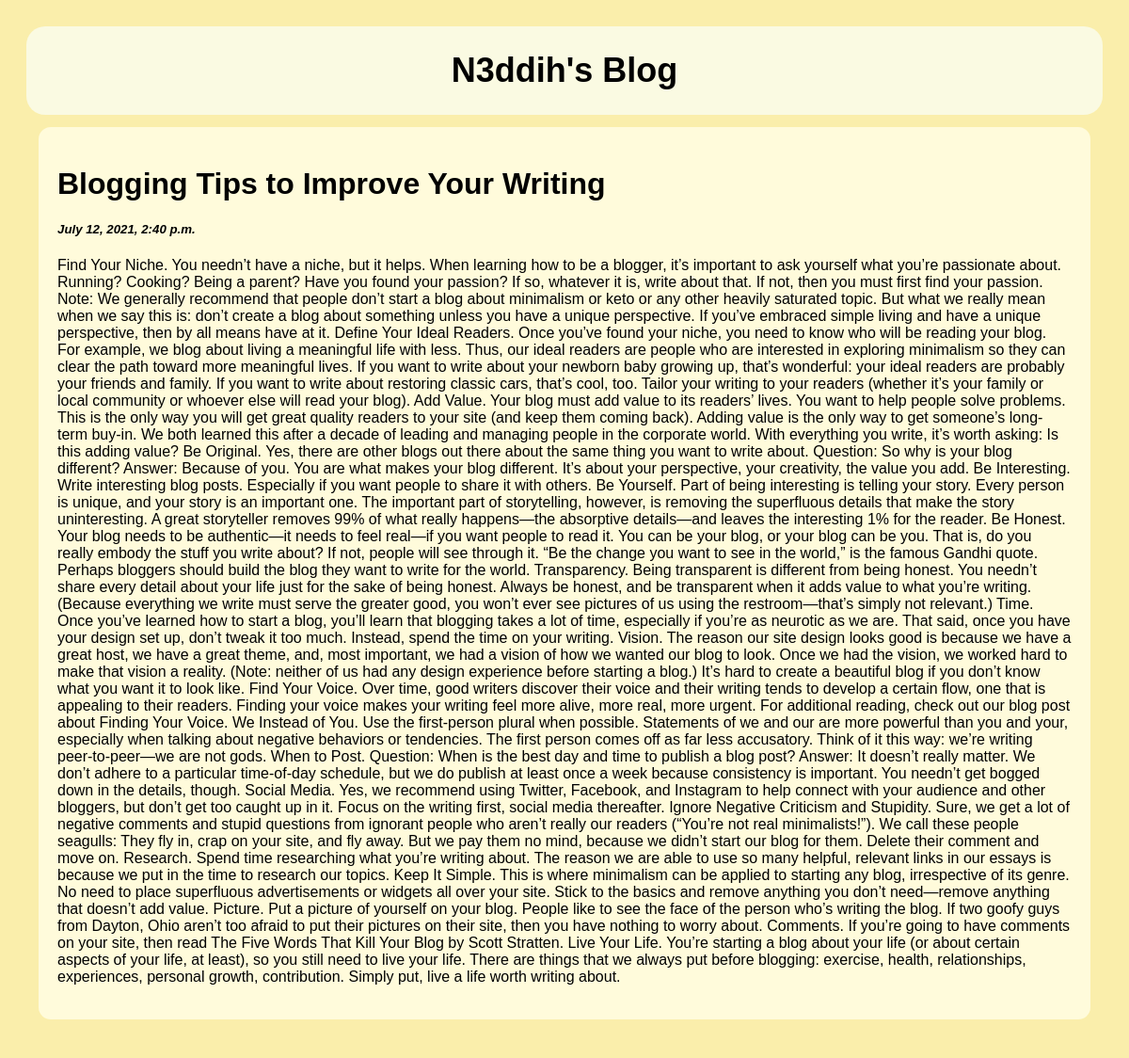
Screenshot of /post/2 with the database file from the repository.
### posts/models.py (models this page shows)
class Post(models.Model):
	title = models.CharField(max_length=100)
	body = models.CharField(max_length=1000000)
	created_at = models.DateTimeField(default=datetime.now, blank=True)

### posts/views.py (the view)
# urls.py: path('post/<int:id>', views.post, name='post'),
def post(request, id):
	post = Post.objects.get(id=id)
	return render(request, 'post.html', {'post' : post})

### template/post.html (shortened to what this page needs)
<!DOCTYPE html>
<html lang="en">
<head>
</head>
<body>
	<div class="header">
		<a href="/"  style="text-decoration: none; color: black;">
			<h1>N3ddih's Blog</h1>
		</a>
	</div>
	<div class="row">
		<div class="leftcolumn">
			<div class="card">
				<h1>{{post.title}}</h1>
				<h5 style="font-style: italic;">{{post.created_at}}</h5>
				<p>{{post.body}}</p>
			</div>
		</div>
	</div>
</body>
</html>

### template/post.html (style rules this page uses)
* { box-sizing: border-box; }
body { font-family: Arial, Helvetica, sans-serif; padding: 20px; background: #faeeab; }
.header { border-radius: 20px; padding: 2px; font-size: 18px; text-align: center; background: #fafae2; }
.leftcolumn { float: left; width: 100%; }
.card { border-radius: 13px; background-color: #fffbdb; padding: 20px; margin: 13px; }
.row:after { content: ""; display: table; clear: both; }

### rows the page displays
Post: title "Blogging Tips to Improve Your Writing", created_at "July 12, 2021, 2:40 p.m.", body "Find Your Niche. You needn’t have a niche, but it helps. When learning how to be a blogger, it’s important to ask yourself what you’re passionate about. Running? Cooking? Being a parent? Have you found your passion? If so, whatever it is, write about that. If not, then you must first find your passion. Note: We generally recommend that people don’t start a blog about minimalism or keto or any other heavily saturated topic. But what we really mean when we say this is: don’t create a blog about something unless you have a unique perspective. If you’ve embraced simple living and have a unique perspective, then by all means have at it. Define Your Ideal Readers. Once you’ve found your niche,…"
